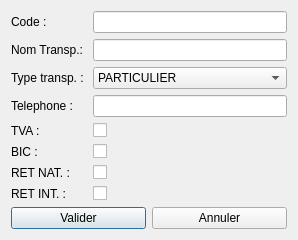
<?xml version="1.0" encoding="UTF-8"?>
<ui version="4.0">
 <class>UITransporteur</class>
 <widget class="QDialog" name="UITransporteur">
  <property name="geometry">
   <rect>
    <x>0</x>
    <y>0</y>
    <width>298</width>
    <height>231</height>
   </rect>
  </property>
  <property name="windowTitle">
   <string>Transporteur</string>
  </property>
  <layout class="QVBoxLayout" name="verticalLayout">
   <item>
    <layout class="QFormLayout" name="formLayout">
     <item row="0" column="0">
      <widget class="QLabel" name="codeLabel">
       <property name="text">
        <string>Code : </string>
       </property>
      </widget>
     </item>
     <item row="0" column="1">
      <widget class="QLineEdit" name="codeLineEdit"/>
     </item>
     <item row="1" column="0">
      <widget class="QLabel" name="nomLabel">
       <property name="text">
        <string>Nom Transp.: </string>
       </property>
      </widget>
     </item>
     <item row="1" column="1">
      <widget class="QLineEdit" name="nomLineEdit"/>
     </item>
     <item row="2" column="0">
      <widget class="QLabel" name="typeTranspLabel">
       <property name="text">
        <string>Type transp. : </string>
       </property>
      </widget>
     </item>
     <item row="2" column="1">
      <widget class="QComboBox" name="typeTranspComboBox">
       <item>
        <property name="text">
         <string>PARTICULIER</string>
        </property>
       </item>
       <item>
        <property name="text">
         <string>FLOTTE</string>
        </property>
       </item>
      </widget>
     </item>
     <item row="3" column="0">
      <widget class="QLabel" name="telephoneLabel">
       <property name="text">
        <string>Telephone : </string>
       </property>
      </widget>
     </item>
     <item row="3" column="1">
      <widget class="QLineEdit" name="telephoneLineEdit"/>
     </item>
     <item row="4" column="0">
      <widget class="QLabel" name="tVALabel">
       <property name="text">
        <string>TVA : </string>
       </property>
      </widget>
     </item>
     <item row="4" column="1">
      <widget class="QCheckBox" name="tVACheckBox"/>
     </item>
     <item row="5" column="0">
      <widget class="QLabel" name="bICLabel">
       <property name="text">
        <string>BIC : </string>
       </property>
      </widget>
     </item>
     <item row="5" column="1">
      <widget class="QCheckBox" name="bICCheckBox"/>
     </item>
     <item row="6" column="0">
      <widget class="QLabel" name="rETNATLabel">
       <property name="text">
        <string>RET NAT. : </string>
       </property>
      </widget>
     </item>
     <item row="6" column="1">
      <widget class="QCheckBox" name="rETNATCheckBox"/>
     </item>
     <item row="7" column="0">
      <widget class="QLabel" name="rETINTLabel">
       <property name="text">
        <string>RET INT. :</string>
       </property>
      </widget>
     </item>
     <item row="7" column="1">
      <widget class="QCheckBox" name="rETINTCheckBox"/>
     </item>
    </layout>
   </item>
   <item>
    <spacer name="verticalSpacer">
     <property name="orientation">
      <enum>Qt::Vertical</enum>
     </property>
     <property name="sizeHint" stdset="0">
      <size>
       <width>20</width>
       <height>40</height>
      </size>
     </property>
    </spacer>
   </item>
   <item>
    <layout class="QHBoxLayout" name="horizontalLayout">
     <item>
      <widget class="QPushButton" name="validerButton">
       <property name="text">
        <string>Valider</string>
       </property>
      </widget>
     </item>
     <item>
      <widget class="QPushButton" name="annulerButton">
       <property name="text">
        <string>Annuler</string>
       </property>
      </widget>
     </item>
    </layout>
   </item>
  </layout>
 </widget>
 <resources/>
 <connections/>
</ui>
